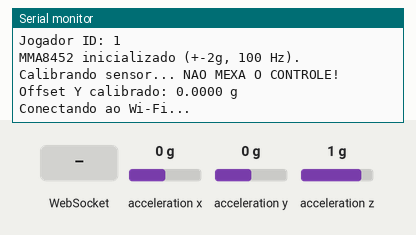
Simulated run of this sketch. Board: ESP32. On the bench: the last lines printed to the serial monitor. Wiring (inferred from the names in the program): MMA8452 accelerometer at I2C address 0x1D. The test bench sets the inputs (shaded band); at power-on: acceleration x 0 g, acceleration y 0 g, acceleration z 1 g. WiFi joins after 1.5 s; servers stay silent unless stated.

Above: at 3.2 s.
3.3 s: WebSocket text "1" received
At 4.6 s:
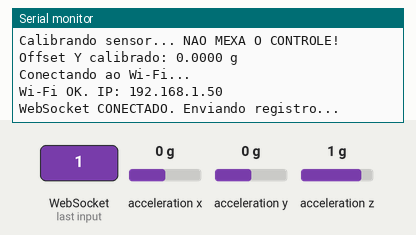
At 9.7 s:
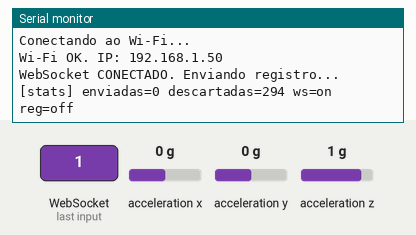

The sketch:

esp32_tp_paralela.ino
```cpp
// =============================================================
//  TP Computacao Paralela - ESP32 + MMA8452 + WebSocket
//  CONTROLADOR PRECISO DO PONG
//
//  Arquitetura:
//    - taskSensor (NUCLEO 1): le o acelerometro, filtra, aplica
//      zona morta e coloca a velocidade (-100 a +100) na fila.
//    - taskRede   (NUCLEO 0): mantem Wi-Fi + WebSocket e envia
//      as velocidades ao servidor.
//    - A fila e protegida por um MUTEX.
//    - O Serial tem seu proprio mutex.
//
//  Bibliotecas:
//    - Wire.h  e WiFi.h  (ja vem com o pacote ESP32)
//    - "WebSockets" by Markus Sattler
// =============================================================

#include <Wire.h>
#include <WiFi.h>
#include <WebSocketsClient.h>

// ---------------- CONFIGURACOES (EDITE AQUI) -----------------
const char* WIFI_SSID = "iPhone";
const char* WIFI_PASS = "12345678";

const char*    WS_HOST = "ec2-44-223-78-186.compute-1.amazonaws.com";

const uint16_t WS_PORT = 8080;
const char*    WS_PATH = "/ws";

// *** MUDE AQUI PARA CADA PLACA ***
#define PLAYER_ID 1   // 1 = Jogador 1 (esquerda), 2 = Jogador 2 (direita)

#define MMA8452_ADDR 0x1D
#define SDA_PIN      21
#define SCL_PIN      22

// ---------------- CONFIGURACOES DO CONTROLE ------------------
const int   N_AMOSTRAS_FILTRO = 5;       // tamanho do filtro de media movel
const float DEAD_ZONE         = 0.08;    // zona morta (evita micro-movimentos)
const float ESCALA_MAXIMA     = 0.7;     // inclinacao maxima util (em g)
const int   INTERVALO_ENVIO   = 50;      // ms entre envios (20 Hz)

// Tempos das tasks
const TickType_t PERIODO_LEITURA = pdMS_TO_TICKS(20);  // 50 leituras/s
const TickType_t PERIODO_ENVIO   = pdMS_TO_TICKS(10);  // checa a fila a cada 10 ms

// ---------------- REGISTRADORES DO MMA8452 -------------------
#define REG_OUT_X_MSB     0x01
#define REG_WHO_AM_I      0x0D
#define REG_XYZ_DATA_CFG  0x0E
#define REG_CTRL_REG1     0x2A

// ---------------- FILA CIRCULAR ------------------------------
#define TAM_FILA 32
int fila[TAM_FILA];
int inicioFila = 0;
int fimFila    = 0;
int qtdFila    = 0;

SemaphoreHandle_t mutexFila;
SemaphoreHandle_t mutexSerial;

volatile uint32_t amostrasDescartadas = 0;
volatile bool     wsConectado = false;
volatile bool     registrado  = false;

// Filtro de media movel
float bufferFiltro[N_AMOSTRAS_FILTRO] = {0};
int   idxFiltro = 0;

// Offset calibrado
float offsetY = 0.0;

WebSocketsClient webSocket;

// =============================================================
//  Log seguro (mutex no Serial)
// =============================================================
void logSeguro(const char* msg) {
  if (xSemaphoreTake(mutexSerial, pdMS_TO_TICKS(50)) == pdTRUE) {
    Serial.println(msg);
    xSemaphoreGive(mutexSerial);
  }
}

// =============================================================
//  FILA CIRCULAR PROTEGIDA POR MUTEX
// =============================================================
bool filaInserir(int velocidade) {
  if (xSemaphoreTake(mutexFila, pdMS_TO_TICKS(5)) != pdTRUE) return false;

  if (qtdFila == TAM_FILA) {
    inicioFila = (inicioFila + 1) % TAM_FILA;
    qtdFila--;
    amostrasDescartadas++;
  }
  fila[fimFila] = velocidade;
  fimFila = (fimFila + 1) % TAM_FILA;
  qtdFila++;

  xSemaphoreGive(mutexFila);
  return true;
}

bool filaRemover(int& velocidade) {
  if (xSemaphoreTake(mutexFila, pdMS_TO_TICKS(5)) != pdTRUE) return false;

  bool ok = false;
  if (qtdFila > 0) {
    velocidade = fila[inicioFila];
    inicioFila = (inicioFila + 1) % TAM_FILA;
    qtdFila--;
    ok = true;
  }

  xSemaphoreGive(mutexFila);
  return ok;
}

// =============================================================
//  DRIVER DO MMA8452
// =============================================================
void mmaEscrever(uint8_t reg, uint8_t valor) {
  Wire.beginTransmission(MMA8452_ADDR);
  Wire.write(reg);
  Wire.write(valor);
  Wire.endTransmission();
}

uint8_t mmaLer(uint8_t reg) {
  Wire.beginTransmission(MMA8452_ADDR);
  Wire.write(reg);
  Wire.endTransmission(false);
  Wire.requestFrom((uint8_t)MMA8452_ADDR, (uint8_t)1);
  return Wire.available() ? Wire.read() : 0;
}

bool mmaIniciar() {
  uint8_t id = mmaLer(REG_WHO_AM_I);
  if (id != 0x2A) {
    Serial.printf("MMA8452 nao respondeu (WHO_AM_I = 0x%02X)\n", id);
    return false;
  }
  mmaEscrever(REG_CTRL_REG1, 0x00);
  mmaEscrever(REG_XYZ_DATA_CFG, 0x00);   // +-2g
  mmaEscrever(REG_CTRL_REG1, 0x19);      // 100 Hz, ativo
  return true;
}

bool mmaLerXYZ(int16_t& x, int16_t& y, int16_t& z) {
  Wire.beginTransmission(MMA8452_ADDR);
  Wire.write(REG_OUT_X_MSB);
  if (Wire.endTransmission(false) != 0) return false;
  if (Wire.requestFrom((uint8_t)MMA8452_ADDR, (uint8_t)6) != 6) return false;

  uint8_t b[6];
  for (int i = 0; i < 6; i++) b[i] = Wire.read();

  x = (int16_t)((b[0] << 8) | b[1]) >> 4;
  y = (int16_t)((b[2] << 8) | b[3]) >> 4;
  z = (int16_t)((b[4] << 8) | b[5]) >> 4;
  return true;
}

// =============================================================
//  CALIBRACAO DO SENSOR
// =============================================================
void calibrarSensor() {
  Serial.println("Calibrando sensor... NAO MEXA O CONTROLE!");
  long soma = 0;
  int amostras = 100;

  for (int i = 0; i < amostras; i++) {
    int16_t x, y, z;
    if (mmaLerXYZ(x, y, z)) {
      soma += y;
    }
    vTaskDelay(pdMS_TO_TICKS(10));
  }

  offsetY = (soma / (float)amostras) / 1024.0;
  Serial.printf("Offset Y calibrado: %.4f g\n", offsetY);
}

// =============================================================
//  FILTRO DE MEDIA MOVEL
// =============================================================
float filtroMediaMovel(float nova) {
  bufferFiltro[idxFiltro] = nova;
  idxFiltro = (idxFiltro + 1) % N_AMOSTRAS_FILTRO;

  float soma = 0;
  for (int i = 0; i < N_AMOSTRAS_FILTRO; i++) soma += bufferFiltro[i];
  return soma / N_AMOSTRAS_FILTRO;
}

// =============================================================
//  WI-FI E WEBSOCKET
// =============================================================
void conectarWiFi() {
  if (WiFi.status() == WL_CONNECTED) return;

  logSeguro("Conectando ao Wi-Fi...");
  WiFi.mode(WIFI_STA);
  WiFi.begin(WIFI_SSID, WIFI_PASS);

  while (WiFi.status() != WL_CONNECTED) {
    vTaskDelay(pdMS_TO_TICKS(500));
  }

  char msg[64];
  snprintf(msg, sizeof(msg), "Wi-Fi OK. IP: %s", WiFi.localIP().toString().c_str());
  logSeguro(msg);
}

void eventoWebSocket(WStype_t tipo, uint8_t* payload, size_t tamanho) {
  switch (tipo) {
    case WStype_CONNECTED: {
      wsConectado = true;
      registrado  = false;
      logSeguro("WebSocket CONECTADO. Enviando registro...");
      char reg[64];
      snprintf(reg, sizeof(reg),
               "{\"type\":\"register\",\"role\":\"esp32\",\"player\":%d}",
               PLAYER_ID);
      webSocket.sendTXT(reg);
      break;
    }
    case WStype_DISCONNECTED:
      wsConectado = false;
      registrado  = false;
      logSeguro("WebSocket DESCONECTADO (tentando reconectar...)");
      break;
    case WStype_TEXT: {
      if (strstr((char*)payload, "\"registered\"") != NULL) {
        registrado = true;
        logSeguro("Registrado no servidor com sucesso!");
      }
      break;
    }
    default:
      break;
  }
}

// =============================================================
//  TASK 1 - SENSOR (PRODUTOR) - NUCLEO 1
// =============================================================
void taskSensor(void* parametro) {
  TickType_t ultimoDespertar = xTaskGetTickCount();

  for (;;) {
    int16_t x, y, z;
    if (mmaLerXYZ(x, y, z)) {
      // 1. Converte para g e remove offset
      float y_g = (y / 1024.0) - offsetY;

      // 2. Aplica filtro de media movel
      y_g = filtroMediaMovel(y_g);

      // 3. Aplica zona morta
      if (fabs(y_g) < DEAD_ZONE) {
        y_g = 0.0;
      }

      // 4. Normaliza para -1.0 a +1.0
      float vel = y_g / ESCALA_MAXIMA;
      vel = constrain(vel, -1.0, 1.0);

      // 5. Converte para inteiro (-100 a +100)
      int velocidade = (int)(vel * 100);

      filaInserir(velocidade);
    }
    vTaskDelayUntil(&ultimoDespertar, PERIODO_LEITURA);
  }
}

// =============================================================
//  TASK 2 - REDE (CONSUMIDOR) - NUCLEO 0
// =============================================================
void taskRede(void* parametro) {
  conectarWiFi();

  webSocket.begin(WS_HOST, WS_PORT, WS_PATH);
  webSocket.onEvent(eventoWebSocket);
  webSocket.setReconnectInterval(2000);

  char json[96];
  uint32_t ultimoRelatorio = millis();
  uint32_t enviadas = 0;
  int ultimaVelocidade = 0;
  uint32_t ultimoEnvio = 0;

  for (;;) {
    if (WiFi.status() != WL_CONNECTED) {
      wsConectado = false;
      registrado  = false;
      conectarWiFi();
    }

    webSocket.loop();

    int velocidade;
    while (wsConectado && registrado && filaRemover(velocidade)) {
      uint32_t agora = millis();
      // So envia se mudou mais de 5 unidades OU passou tempo suficiente
      if (abs(velocidade - ultimaVelocidade) > 5 ||
          agora - ultimoEnvio > INTERVALO_ENVIO) {

        snprintf(json, sizeof(json),
                 "{\"type\":\"move\",\"speed\":%d}", velocidade);
        webSocket.sendTXT(json);

        ultimaVelocidade = velocidade;
        ultimoEnvio = agora;
        enviadas++;
      }
    }

    if (millis() - ultimoRelatorio > 5000) {
      char msg[96];
      snprintf(msg, sizeof(msg),
               "[stats] enviadas=%lu descartadas=%lu ws=%s reg=%s",
               (unsigned long)enviadas,
               (unsigned long)amostrasDescartadas,
               wsConectado ? "on" : "off",
               registrado  ? "on" : "off");
      logSeguro(msg);
      ultimoRelatorio = millis();
    }

    vTaskDelay(PERIODO_ENVIO);
  }
}

// =============================================================
//  SETUP / LOOP
// =============================================================
void setup() {
  Serial.begin(115200);
  delay(1000);
  Serial.println("\n=== TP Computacao Paralela - ESP32 PONG ===");
  Serial.printf("Jogador ID: %d\n", PLAYER_ID);

  mutexFila   = xSemaphoreCreateMutex();
  mutexSerial = xSemaphoreCreateMutex();

  Wire.begin(SDA_PIN, SCL_PIN);
  Wire.setClock(400000);

  if (!mmaIniciar()) {
    Serial.println("ERRO: confira ligacoes e o endereco I2C.");
  } else {
    Serial.println("MMA8452 inicializado (+-2g, 100 Hz).");
    calibrarSensor();
  }

  xTaskCreatePinnedToCore(taskSensor, "Sensor", 4096, NULL, 2, NULL, 1);
  xTaskCreatePinnedToCore(taskRede,   "Rede",   8192, NULL, 1, NULL, 0);
}

void loop() {
  vTaskDelay(pdMS_TO_TICKS(1000));
}
```

Measured:
- after the input at 3.3 s, the serial monitor: prints a new line after 0.29 s (image 1)
